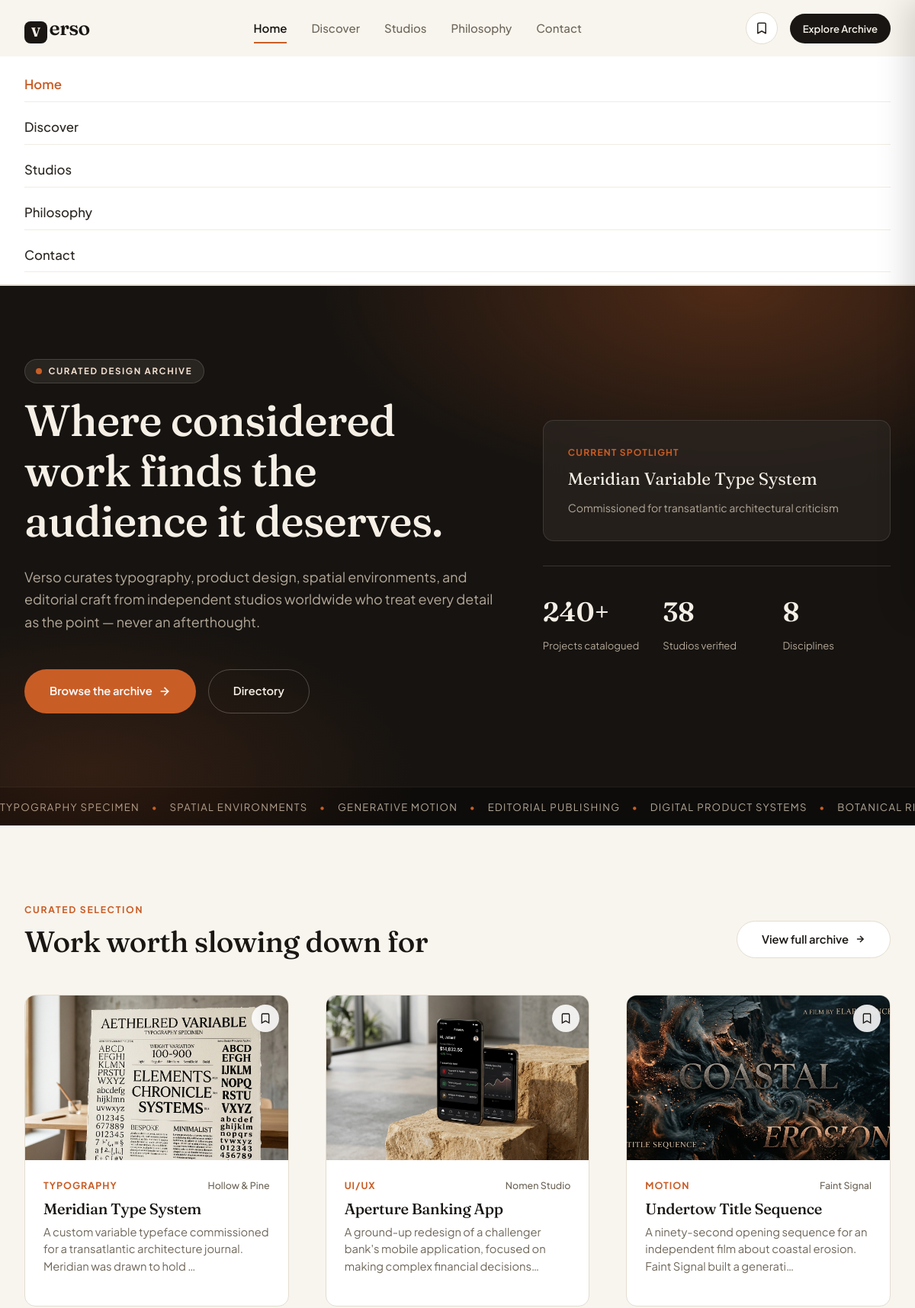
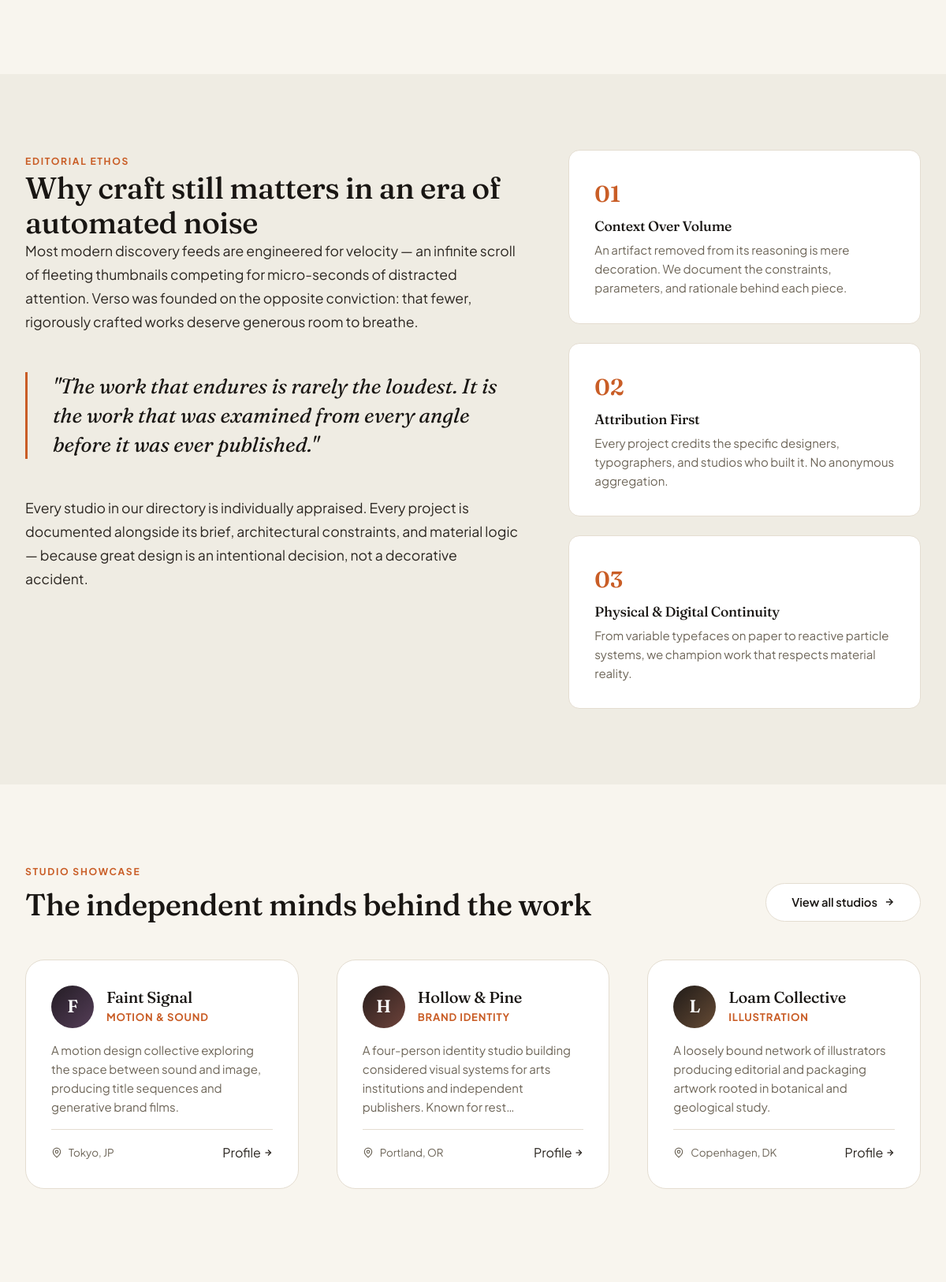
The page / (upper part) on the database its author committed (2 pictures, top to bottom).
### tables this page shows
CREATE TABLE IF NOT EXISTS projects (
    id INT AUTO_INCREMENT PRIMARY KEY,
    title VARCHAR(200) NOT NULL,
    slug VARCHAR(220) NOT NULL UNIQUE,
    description TEXT NOT NULL,
    category VARCHAR(60) NOT NULL,
    creator_name VARCHAR(150) NOT NULL,
    creator_role VARCHAR(150) NOT NULL,
    visual_reference VARCHAR(150) NOT NULL,
    image_url VARCHAR(255) DEFAULT '',
    tags VARCHAR(255) DEFAULT '',
    featured TINYINT(1) NOT NULL DEFAULT 0,
    created_at TIMESTAMP DEFAULT CURRENT_TIMESTAMP,
    INDEX idx_category (category),
    INDEX idx_featured (featured)
);

CREATE TABLE IF NOT EXISTS studios (
    id INT AUTO_INCREMENT PRIMARY KEY,
    name VARCHAR(150) NOT NULL,
    slug VARCHAR(160) NOT NULL UNIQUE,
    specialty VARCHAR(150) NOT NULL,
    description TEXT NOT NULL,
    location VARCHAR(150) NOT NULL,
    visual_reference VARCHAR(150) NOT NULL,
    created_at TIMESTAMP DEFAULT CURRENT_TIMESTAMP
);

### includes/functions.php (called while the page is built, shortened)
<?php
require_once __DIR__ . '/db.php';
function url(string $path = ''): string
{
    $base = rtrim(BASE_URL, '/');
    $path = '/' . ltrim($path, '/');
    return ($base === '' ? $path : $base . $path);
}
function h(?string $value): string
{
    return htmlspecialchars($value ?? '', ENT_QUOTES, 'UTF-8');
}
function visual_palette(string $seed): array
{
    $palettes = [
        ['#1B1D20', '#3E444E'],
        ['#201B18', '#664B35'],
        ['#1A2421', '#375249'],
        ['#231C24', '#553E58'],
        ['#1F2026', '#414763'],
        ['#281E1C', '#6E433B'],
        ['#1F241E', '#4B5C43'],
        ['#241E28', '#5E4968'],
    ];
    $hash = crc32($seed);
    return $palettes[abs($hash) % count($palettes)];
}
function get_project_image(array $project): ?string
{
    if (!empty($project['image_url'])) {
        $cleanPath = ltrim($project['image_url'], '/');
        $fullPath = dirname(__DIR__) . '/' . $cleanPath;
        if (file_exists($fullPath)) {
            return url($cleanPath);
        }
    }
    return null;
}
function fetch_featured_projects(int $limit = 3): array
{
    $stmt = get_db()->prepare('SELECT * FROM projects WHERE featured = 1 ORDER BY created_at DESC LIMIT :lim');
    $stmt->bindValue(':lim', $limit, PDO::PARAM_INT);
    $stmt->execute();
    return $stmt->fetchAll();
}
function fetch_studios(?int $limit = null): array
{
    $sql = 'SELECT * FROM studios ORDER BY name ASC';
    if ($limit) {
        $sql .= ' LIMIT ' . (int) $limit;
    }
    return get_db()->query($sql)->fetchAll();
}

### includes/db.php (called while the page is built, shortened)
<?php
class VersoDB
{
    private static ?PDO $pdo = null;
    private static ?bool $supabaseAvailable = null;
    public static function getPdo(): PDO
    {
        if (self::$pdo !== null) {
            return self::$pdo;
        }
        if (defined('DB_HOST') && defined('DB_NAME') && DB_HOST !== '') {
            try {
                $dsn = 'mysql:host=' . DB_HOST . ';dbname=' . DB_NAME . ';charset=' . DB_CHARSET;
                $options = [
                    PDO::ATTR_ERRMODE            => PDO::ERRMODE_EXCEPTION,
                    PDO::ATTR_DEFAULT_FETCH_MODE => PDO::FETCH_ASSOC,
                    PDO::ATTR_TIMEOUT            => 1,
                ];
                self::$pdo = new PDO($dsn, DB_USER, DB_PASS, $options);
                return self::$pdo;
            } catch (Throwable $e) {
            }
        }
        self::$pdo = new PDO('sqlite:' . SQLITE_DB_PATH);
        self::$pdo->setAttribute(PDO::ATTR_ERRMODE, PDO::ERRMODE_EXCEPTION);
        self::$pdo->setAttribute(PDO::ATTR_DEFAULT_FETCH_MODE, PDO::FETCH_ASSOC);
        return self::$pdo;
    }
    public static function supabaseGet(string $endpoint, array $queryParams = []): ?array
    {
        $url = rtrim(SUPABASE_URL, '/') . '/rest/v1/' . ltrim($endpoint, '/');
        if (!empty($queryParams)) {
            $url .= '?' . http_build_query($queryParams);
        }
        $ch = curl_init();
        $httpCode = curl_getinfo($ch, CURLINFO_HTTP_CODE);
        return null;
    }
    public static function isSupabaseAvailable(): bool
    {
        if (self::$supabaseAvailable !== null) {
            return self::$supabaseAvailable;
        }
        $test = self::supabaseGet('projects', ['select' => 'id', 'limit' => '1']);
        self::$supabaseAvailable = ($test !== null);
        return self::$supabaseAvailable;
    }
}
function get_db(): PDO
{
    return VersoDB::getPdo();
}

### index.php (the view, shortened to what this page needs)
<?php
require_once __DIR__ . '/includes/functions.php';
$featured = fetch_featured_projects(3);
$studios = fetch_studios(3);
include __DIR__ . '/includes/header.php';
?>
<section class="hero">
  <div class="container hero-inner">
    <div class="hero-content">
      <div class="hero-badge">
        <span class="hero-pulse"></span>
        <span class="eyebrow hero-eyebrow">Curated Design Archive</span>
      </div>
      <h1>Where considered work finds the audience it deserves.</h1>
      <p class="hero-lede">Verso curates typography, product design, spatial environments, and editorial craft from independent studios worldwide who treat every detail as the point — never an afterthought.</p>
      <div class="hero-actions">
        <a href="<?= url('discover.php') ?>" class="btn btn-primary-hero">
          <span>Browse the archive</span>
          <svg width="16" height="16" viewBox="0 0 24 24" fill="none" stroke="currentColor" stroke-width="2.5" stroke-linecap="round" stroke-linejoin="round"><line x1="5" y1="12" x2="19" y2="12"/><polyline points="12 5 19 12 12 19"/></svg>
        </a>
        <a href="<?= url('studio.php') ?>" class="btn btn-secondary-hero">Directory</a>
      </div>
    </div>
    <div class="hero-aside">
      <div class="hero-card-preview">
        <div class="hero-preview-tag">Current Spotlight</div>
        <div class="hero-preview-title">Meridian Variable Type System</div>
        <div class="hero-preview-meta">Commissioned for transatlantic architectural criticism</div>
      </div>
      <div class="hero-stats">
        <div class="hero-stat-item">
          <div class="hero-stat-value">240+</div>
          <div class="hero-stat-label">Projects catalogued</div>
        </div>
        <div class="hero-stat-item">
          <div class="hero-stat-value">38</div>
          <div class="hero-stat-label">Studios verified</div>
        </div>
        <div class="hero-stat-item">
          <div class="hero-stat-value">8</div>
          <div class="hero-stat-label">Disciplines</div>
        </div>
      </div>
    </div>
  </div>
  <div class="marquee-strip" aria-hidden="true">
    <div class="marquee-track">
      <span>Typography Specimen</span> <span class="marquee-bullet">&bull;</span>
      <span>Spatial Environments</span> <span class="marquee-bullet">&bull;</span>
      <span>Generative Motion</span> <span class="marquee-bullet">&bull;</span>
      <span>Editorial Publishing</span> <span class="marquee-bullet">&bull;</span>
      <span>Digital Product Systems</span> <span class="marquee-bullet">&bull;</span>
      <span>Botanical Risograph</span> <span class="marquee-bullet">&bull;</span>
    </div>
  </div>
</section>
<section class="section">
  <div class="container">
    <div class="section-head">
      <div>
        <span class="eyebrow">Curated Selection</span>
        <h2>Work worth slowing down for</h2>
      </div>
      <a href="<?= url('discover.php') ?>" class="btn btn-secondary">
        <span>View full archive</span>
        <svg width="14" height="14" viewBox="0 0 24 24" fill="none" stroke="currentColor" stroke-width="2.5"><line x1="5" y1="12" x2="19" y2="12"/><polyline points="12 5 19 12 12 19"/></svg>
      </a>
    </div>
    <div class="grid grid-3">
      <?php foreach ($featured as $project):
        [$v1, $v2] = visual_palette($project['visual_reference']);
        $img = get_project_image($project);
      ?>
        <article class="card" data-slug="<?= h($project['slug']) ?>" data-title="<?= h($project['title']) ?>" data-category="<?= h($project['category']) ?>" data-creator="<?= h($project['creator_name']) ?>" data-img="<?= h($img ?: '') ?>">
          <div class="card-media-wrap">
            <a href="<?= url('project.php?slug=' . urlencode($project['slug'])) ?>" class="card-media" aria-label="View <?= h($project['title']) ?>">
              <?php if ($img): ?>
                <img src="<?= h($img) ?>" alt="<?= h($project['title']) ?>" class="card-img" loading="lazy">
              <?php else: ?>
                <div class="visual" style="--v1: <?= $v1 ?>; --v2: <?= $v2 ?>;" role="img" aria-label="Visual placeholder for <?= h($project['title']) ?>">
                  <span class="visual-tag"><?= h($project['title']) ?></span>
                </div>
              <?php endif; ?>
            </a>
            <button type="button" class="btn-bookmark" data-bookmark-slug="<?= h($project['slug']) ?>" aria-label="Save to collection" title="Bookmark project">
              <svg width="16" height="16" viewBox="0 0 24 24" fill="none" stroke="currentColor" stroke-width="2"><path d="m19 21-7-4-7 4V5a2 2 0 0 1 2-2h10a2 2 0 0 1 2 2v16z"/></svg>
            </button>
          </div>
          <div class="card-body">
            <div class="card-topline">
              <span class="card-category"><?= h($project['category']) ?></span>
              <span class="card-creator"><?= h($project['creator_name']) ?></span>
            </div>
            <h3 class="card-title">
              <a href="<?= url('project.php?slug=' . urlencode($project['slug'])) ?>"><?= h($project['title']) ?></a>
            </h3>
            <p class="card-excerpt"><?= h(mb_strimwidth(strip_tags($project['description']), 0, 110, '…')) ?></p>
          </div>
        </article>
      <?php endforeach; ?>
    </div>
  </div>
</section>
<section class="section section-muted">
  <div class="container">
    <div class="editorial-grid">
      <div class="editorial-statement">
        <span class="eyebrow">Editorial Ethos</span>
        <h2>Why craft still matters in an era of automated noise</h2>
        <div class="editorial-body">
          <p>Most modern discovery feeds are engineered for velocity — an infinite scroll of fleeting thumbnails competing for micro-seconds of distracted attention. Verso was founded on the opposite conviction: that fewer, rigorously crafted works deserve generous room to breathe.</p>
          <blockquote class="pull-quote">
            "The work that endures is rarely the loudest. It is the work that was examined from every angle before it was ever published."
          </blockquote>
          <p>Every studio in our directory is individually appraised. Every project is documented alongside its brief, architectural constraints, and material logic — because great design is an intentional decision, not a decorative accident.</p>
        </div>
      </div>
      <div class="editorial-pillars">
        <div class="pillar-card">
          <div class="pillar-num">01</div>
          <h4>Context Over Volume</h4>
          <p>An artifact removed from its reasoning is mere decoration. We document the constraints, parameters, and rationale behind each piece.</p>
        </div>
        <div class="pillar-card">
          <div class="pillar-num">02</div>
          <h4>Attribution First</h4>
          <p>Every project credits the specific designers, typographers, and studios who built it. No anonymous aggregation.</p>
        </div>
        <div class="pillar-card">
          <div class="pillar-num">03</div>
          <h4>Physical & Digital Continuity</h4>
          <p>From variable typefaces on paper to reactive particle systems, we champion work that respects material reality.</p>
        </div>
      </div>
    </div>
  </div>
</section>
<section class="section">
  <div class="container">
    <div class="section-head">
      <div>
        <span class="eyebrow">Studio Showcase</span>
        <h2>The independent minds behind the work</h2>
      </div>
      <a href="<?= url('studio.php') ?>" class="btn btn-secondary">
        <span>View all studios</span>
        <svg width="14" height="14" viewBox="0 0 24 24" fill="none" stroke="currentColor" stroke-width="2.5"><line x1="5" y1="12" x2="19" y2="12"/><polyline points="12 5 19 12 12 19"/></svg>
      </a>
    </div>
    <div class="grid grid-3">
      <?php foreach ($studios as $studio):
        [$v1, $v2] = visual_palette($studio['visual_reference']);
      ?>
        <div class="studio-card">
          <div class="studio-head">
            <div class="studio-avatar" style="--v1: <?= $v1 ?>; --v2: <?= $v2 ?>;" aria-hidden="true">
              <?= h(mb_substr($studio['name'], 0, 1)) ?>
            </div>
            <div>
              <h3 class="studio-name">
                <a href="<?= url('studio.php?slug=' . urlencode($studio['slug'])) ?>"><?= h($studio['name']) ?></a>
              </h3>
              <span class="studio-specialty"><?= h($studio['specialty']) ?></span>
            </div>
          </div>
          <p class="studio-desc"><?= h(mb_strimwidth($studio['description'], 0, 130, '…')) ?></p>
          <div class="studio-footer">
            <span class="studio-location">
              <svg width="14" height="14" viewBox="0 0 24 24" fill="none" stroke="currentColor" stroke-width="2"><path d="M20 10c0 6-8 12-8 12s-8-6-8-12a8 8 0 0 1 16 0Z"/><circle cx="12" cy="10" r="3"/></svg>
              <?= h($studio['location']) ?>
            </span>
            <a href="<?= url('studio.php?slug=' . urlencode($studio['slug'])) ?>" class="link-arrow">
              <span>Profile</span>
              <svg width="12" height="12" viewBox="0 0 24 24" fill="none" stroke="currentColor" stroke-width="2.5"><line x1="5" y1="12" x2="19" y2="12"/><polyline points="12 5 19 12 12 19"/></svg>
            </a>
          </div>
        </div>
      <?php endforeach; ?>
    </div>
  </div>
</section>
<section class="section section-cta">
</section>
<?php include __DIR__ . '/includes/footer.php'; ?>

### rows shown on the page
projects: image_url (picture), category "TYPOGRAPHY", creator_name "Hollow & Pine", title "Meridian Type System", description "A custom variable typeface commissioned for a transatlantic architecture journal. Meridian was drawn to hold …"
projects: image_url (picture), category "UI/UX", creator_name "Nomen Studio", title "Aperture Banking App", description "A ground-up redesign of a challenger bank's mobile application, focused on making complex financial decisions…"
projects: image_url (picture), category "MOTION", creator_name "Faint Signal", title "Undertow Title Sequence", description "A ninety-second opening sequence for an independent film about coastal erosion. Faint Signal built a generati…"
studios: name "F", name "Faint Signal", specialty "MOTION & SOUND", description "A motion design collective exploring the space between sound and image, producing title sequences and generative brand films.", location "Tokyo, JP"
studios: name "H", name "Hollow & Pine", specialty "BRAND IDENTITY", description "A four-person identity studio building considered visual systems for arts institutions and independent publishers. Known for rest…", location "Portland, OR"
studios: name "L", name "Loam Collective", specialty "ILLUSTRATION", description "A loosely bound network of illustrators producing editorial and packaging artwork rooted in botanical and geological study.", location "Copenhagen, DK"
